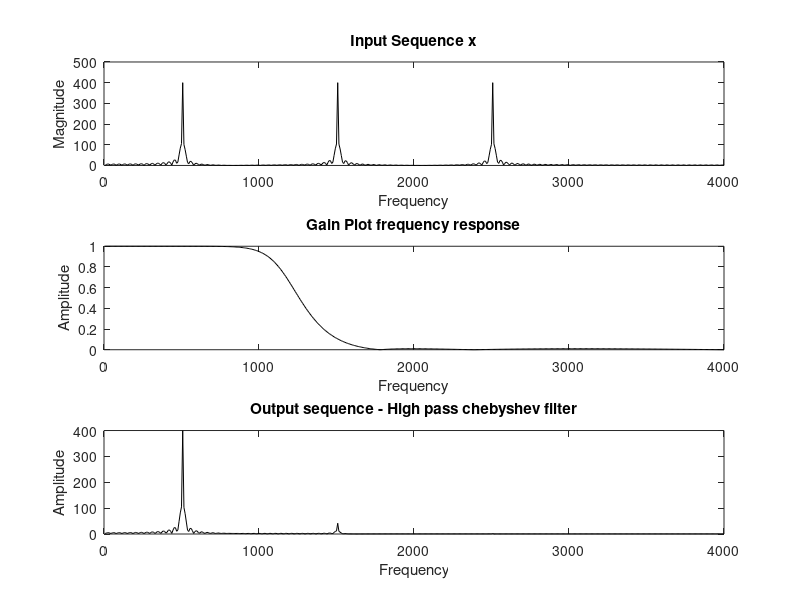

The MATLAB script that drew this image:
%chebyshev IIR
%lowpass
%inputs
clc;
clear all;
close all;
fsamp= 8000;
fp= 1000;
fs= 2000; 
ws= (2*fs)/fsamp; %digital
wp= (2*fp)/fsamp;
ap= 0.5;
as= 40;
f1= 500;
f2= 1500;
f3= 2500;
order=1024;
%input signals
t= 0:(1/fsamp):0.1;
x1 = sin(2*pi*f1*t);
x2 = sin(2*pi*f2*t);
x3 = sin(2*pi*f3*t);
x = x1+x2+x3;
%input spectrum
fft_x=fft(x,order);
for i=1:order
    fr(i)=i*(fsamp/order);
end
%low pass
[N,Ws]=cheb2ord(wp,ws,ap,as);
[b,a]= cheby2(N,as,Ws,'low');
[h,f]= freqz(b,a,order/2,fsamp);
y1= filter(b,a,x);
fft_y1=fft(y1,order);
figure(1);
subplot(311)
plot(fr(1:order/2),abs(fft_x(1:order/2)),'k');
title('Input Sequence x');
xlabel('Frequency');
ylabel('Magnitude');
subplot(312) %gain
h1=abs(h)/max(abs(h));
plot(fr(1:order/2),(h1(1:order/2)),'k');
title('Gain Plot frequency response');
xlabel('Frequency'); ylabel('Amplitude');
subplot(313) %output
plot(fr(1:order/2),abs(fft_y1(1:order/2)),'k');
title('Output sequence - High pass chebyshev filter');
xlabel('Frequency'); ylabel('Amplitude');
